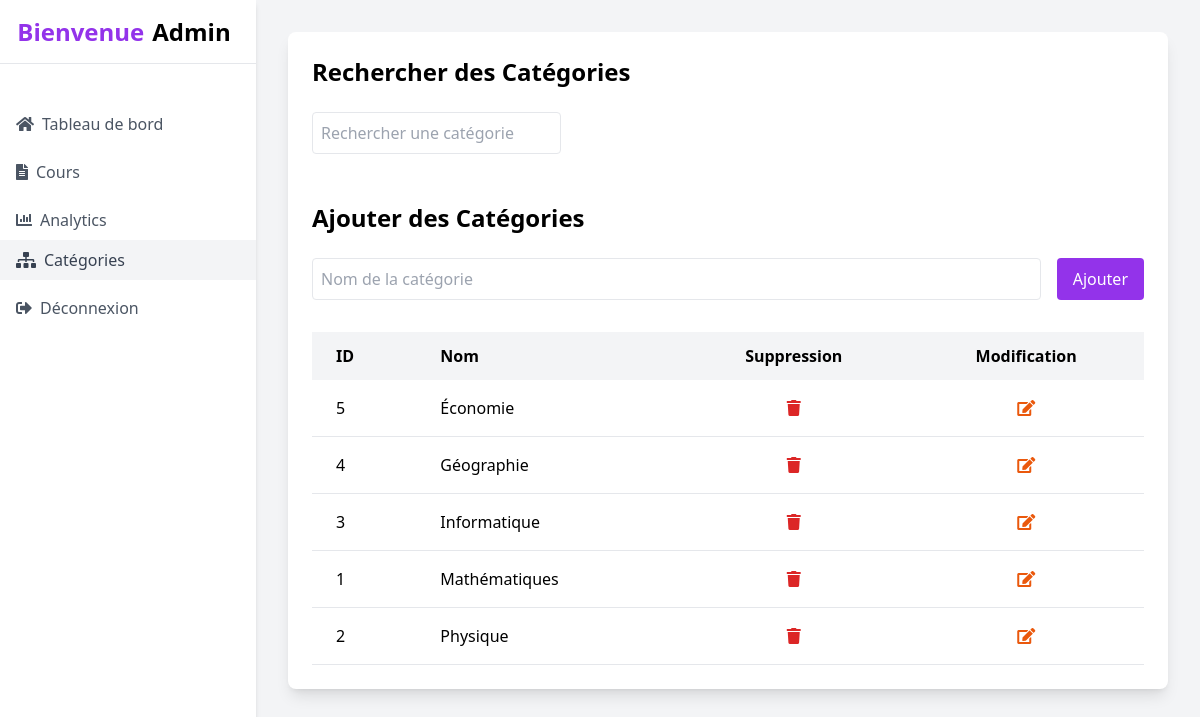
Before: /views/admin/gestion_categorie.php (signed in) with the older database file.
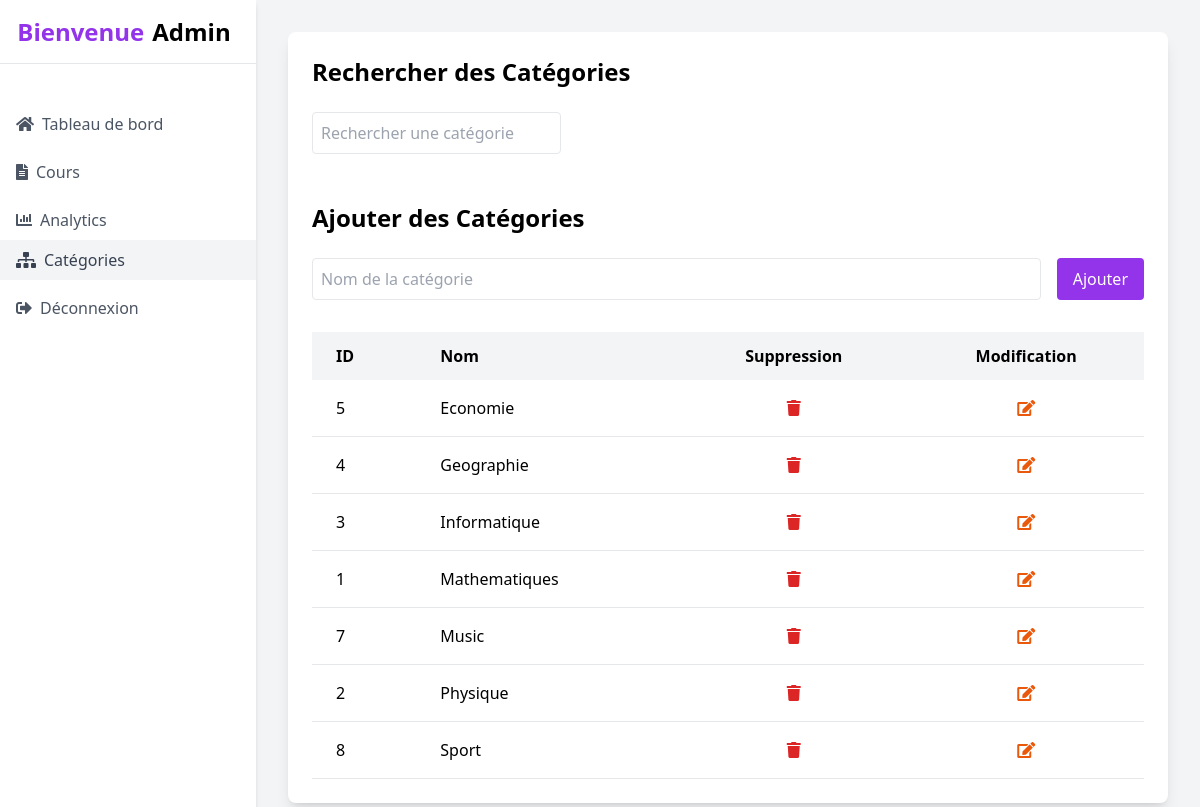
After: the same page with the newer database file.
### tables this page shows
CREATE TABLE `categories` (
  `id` int NOT NULL,
  `nom` varchar(100) NOT NULL
);

### models/User.php (called while the page is built, shortened)
<?php
class User {
    public function __construct($pdo)
    {
        $this->pdo = $pdo;
        if (isset($_SESSION['user_id'])) {
            $this->id = $_SESSION['user_id'];
            $stmt = $this->pdo->prepare("SELECT * FROM utilisateurs WHERE id = ?");
            $stmt->execute([$this->id]);
            $user = $stmt->fetch();
        }
    }
}
?>

### models/Admin.php (called while the page is built, shortened)
<?php
require_once 'User.php';
class Admin extends User {
    public function getAllCategories() {
        $stmt = $this->pdo->prepare("SELECT * FROM categories");
        $stmt->execute();
        return $stmt->fetchAll(PDO::FETCH_ASSOC);
    }
}

### views/admin/gestion_categorie.php (the view, shortened to what the changed rows need)
<?php
require_once '../../models/Admin.php';
$db = new Database();
$pdo = $db->connect();
$admin = new Admin($pdo);
$categories = $admin->getAllCategories();
?>
<!DOCTYPE html>
<html lang="en">
<head>
  <script src="https://cdn.tailwindcss.com"></script>
  <link href="https://cdnjs.cloudflare.com/ajax/libs/font-awesome/5.15.3/css/all.min.css" rel="stylesheet"/>
 </head>
<body class="bg-gray-100 font-sans antialiased">
<div class="flex">
   <div class="flex-1 p-8">
        <div class="bg-white rounded-lg shadow-lg p-6">
            <h2 class="text-2xl font-bold mb-6">Rechercher des Catégories</h2>
            <h2 class="text-2xl font-bold mb-6">Ajouter des Catégories</h2>
            <div class="overflow-x-auto">
                <table class="min-w-full bg-white">
                    <thead class="bg-gray-100">
                        <tr>
                            <th class="py-3 px-6 text-left">ID</th>
                            <th class="py-3 px-6 text-left">Nom</th>
                            <th class="py-3 px-6 text-center">Suppression</th>
                            <th class="py-3 px-6 text-center">Modification</th>
                        </tr>
                    </thead>
                    <tbody>
                        <?php foreach($categories as $categorie): ?>
                            <tr class="border-b hover:bg-gray-50 transaction-row">
                                <td class="py-4 px-6"><?php echo htmlspecialchars($categorie['id']); ?></td>
                                <td class="py-4 px-6"><?php echo htmlspecialchars($categorie['nom']); ?></td>
                                <td class="py-4 px-6 text-center">
                                    <form method="POST" class="inline">
                                        <button type="submit" name="supprimer"
                                              class="text-red-600 hover:text-red-900"
                                                onclick="return confirm('Êtes-vous sûr de vouloir supprimer cette catégorie ?');">
                                                <i class="fas fa-trash"></i>
                                        </button>
                                    </form>
                                </td>
                                <td class="py-4 px-6 text-center">
                                    <button type="button"
                                            onclick="openEditModal('<?php echo $categorie['id']; ?>', '<?php echo htmlspecialchars($categorie['nom']); ?>')"
                                            class="text-orange-600 hover:text-orange-900">
                                            <i class="fas fa-edit"></i>
                                    </button>
                                </td>
                            </tr>
                        <?php endforeach; ?>
                    </tbody>
                </table>
            </div>
        </div>
   </div>
</div>
</body>
</html>

Changed rows visible on the page:
changed categories id 5: nom "Économie" → "Economie"
changed categories id 4: nom "Géographie" → "Geographie"
changed categories id 1: nom "Mathématiques" → "Mathematiques"
added categories: id "7", nom "Music"
added categories: id "8", nom "Sport"
